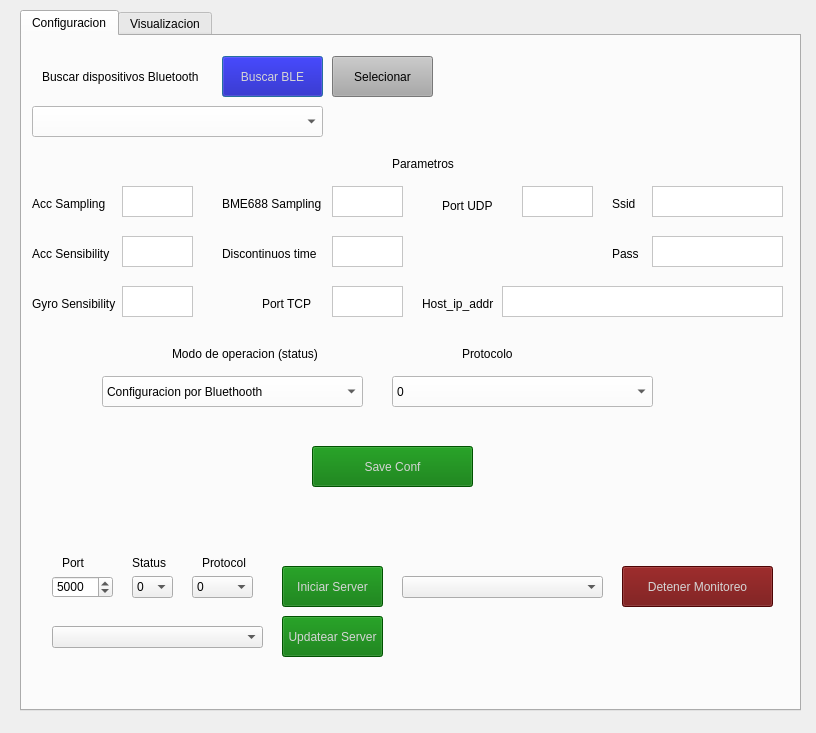
<?xml version="1.0" encoding="UTF-8"?>
<ui version="4.0">
 <class>Dialog</class>
 <widget class="QDialog" name="Dialog">
  <property name="geometry">
   <rect>
    <x>0</x>
    <y>0</y>
    <width>816</width>
    <height>733</height>
   </rect>
  </property>
  <property name="windowTitle">
   <string>Dialog</string>
  </property>
  <widget class="QTabWidget" name="tabWidget">
   <property name="geometry">
    <rect>
     <x>20</x>
     <y>10</y>
     <width>781</width>
     <height>701</height>
    </rect>
   </property>
   <property name="currentIndex">
    <number>0</number>
   </property>
   <widget class="QWidget" name="tab">
    <attribute name="title">
     <string>Configuracion</string>
    </attribute>
    <widget class="QLabel" name="label_27">
     <property name="geometry">
      <rect>
       <x>20</x>
       <y>30</y>
       <width>191</width>
       <height>21</height>
      </rect>
     </property>
     <property name="styleSheet">
      <string notr="true">color: rgb(0, 0, 0);</string>
     </property>
     <property name="text">
      <string>Buscar dispositivos Bluetooth</string>
     </property>
    </widget>
    <widget class="QPushButton" name="inicio_7">
     <property name="geometry">
      <rect>
       <x>200</x>
       <y>20</y>
       <width>101</width>
       <height>41</height>
      </rect>
     </property>
     <property name="minimumSize">
      <size>
       <width>101</width>
       <height>41</height>
      </size>
     </property>
     <property name="styleSheet">
      <string notr="true">color: rgb(213, 213, 213);
background-color: rgb(11, 0, 172);
</string>
     </property>
     <property name="text">
      <string>Buscar BLE</string>
     </property>
    </widget>
    <widget class="QComboBox" name="selec_7">
     <property name="geometry">
      <rect>
       <x>10</x>
       <y>70</y>
       <width>291</width>
       <height>31</height>
      </rect>
     </property>
     <property name="styleSheet">
      <string notr="true">background-color: rgb(255, 255, 255);</string>
     </property>
     <item>
      <property name="text">
       <string/>
      </property>
     </item>
    </widget>
    <widget class="QPushButton" name="selec2">
     <property name="geometry">
      <rect>
       <x>310</x>
       <y>20</y>
       <width>101</width>
       <height>41</height>
      </rect>
     </property>
     <property name="minimumSize">
      <size>
       <width>101</width>
       <height>41</height>
      </size>
     </property>
     <property name="maximumSize">
      <size>
       <width>16777215</width>
       <height>41</height>
      </size>
     </property>
     <property name="styleSheet">
      <string notr="true">background-color: rgb(168, 168, 168);</string>
     </property>
     <property name="text">
      <string>Selecionar</string>
     </property>
    </widget>
    <widget class="QLabel" name="label_29">
     <property name="geometry">
      <rect>
       <x>370</x>
       <y>120</y>
       <width>81</width>
       <height>16</height>
      </rect>
     </property>
     <property name="styleSheet">
      <string notr="true">color: rgb(0, 0, 0);</string>
     </property>
     <property name="text">
      <string>Parametros </string>
     </property>
    </widget>
    <widget class="QTextEdit" name="text_acc_sampling">
     <property name="geometry">
      <rect>
       <x>100</x>
       <y>150</y>
       <width>71</width>
       <height>31</height>
      </rect>
     </property>
     <property name="styleSheet">
      <string notr="true">background-color: rgb(255, 255, 255);</string>
     </property>
    </widget>
    <widget class="QLabel" name="label_30">
     <property name="geometry">
      <rect>
       <x>10</x>
       <y>160</y>
       <width>91</width>
       <height>16</height>
      </rect>
     </property>
     <property name="styleSheet">
      <string notr="true">color: rgb(0, 0, 0);</string>
     </property>
     <property name="text">
      <string>Acc Sampling</string>
     </property>
    </widget>
    <widget class="QLabel" name="label_31">
     <property name="geometry">
      <rect>
       <x>10</x>
       <y>210</y>
       <width>91</width>
       <height>16</height>
      </rect>
     </property>
     <property name="styleSheet">
      <string notr="true">color: rgb(0, 0, 0);</string>
     </property>
     <property name="text">
      <string>Acc Sensibility</string>
     </property>
    </widget>
    <widget class="QTextEdit" name="text_acc_sensibity">
     <property name="geometry">
      <rect>
       <x>100</x>
       <y>200</y>
       <width>71</width>
       <height>31</height>
      </rect>
     </property>
     <property name="styleSheet">
      <string notr="true">background-color: rgb(255, 255, 255);</string>
     </property>
    </widget>
    <widget class="QTextEdit" name="gxmax_5">
     <property name="geometry">
      <rect>
       <x>100</x>
       <y>250</y>
       <width>71</width>
       <height>31</height>
      </rect>
     </property>
     <property name="styleSheet">
      <string notr="true">background-color: rgb(255, 255, 255);</string>
     </property>
    </widget>
    <widget class="QLabel" name="label_39">
     <property name="geometry">
      <rect>
       <x>10</x>
       <y>260</y>
       <width>91</width>
       <height>16</height>
      </rect>
     </property>
     <property name="styleSheet">
      <string notr="true">color: rgb(0, 0, 0);</string>
     </property>
     <property name="text">
      <string>Gyro Sensibility</string>
     </property>
    </widget>
    <widget class="QLabel" name="label_41">
     <property name="geometry">
      <rect>
       <x>200</x>
       <y>160</y>
       <width>111</width>
       <height>16</height>
      </rect>
     </property>
     <property name="styleSheet">
      <string notr="true">color: rgb(0, 0, 0);</string>
     </property>
     <property name="text">
      <string>BME688 Sampling</string>
     </property>
    </widget>
    <widget class="QTextEdit" name="gxmax_8">
     <property name="geometry">
      <rect>
       <x>310</x>
       <y>150</y>
       <width>71</width>
       <height>31</height>
      </rect>
     </property>
     <property name="styleSheet">
      <string notr="true">background-color: rgb(255, 255, 255);</string>
     </property>
    </widget>
    <widget class="QLabel" name="label_42">
     <property name="geometry">
      <rect>
       <x>200</x>
       <y>210</y>
       <width>111</width>
       <height>16</height>
      </rect>
     </property>
     <property name="styleSheet">
      <string notr="true">color: rgb(0, 0, 0);</string>
     </property>
     <property name="text">
      <string>Discontinuos time</string>
     </property>
    </widget>
    <widget class="QTextEdit" name="gxmax_9">
     <property name="geometry">
      <rect>
       <x>310</x>
       <y>200</y>
       <width>71</width>
       <height>31</height>
      </rect>
     </property>
     <property name="styleSheet">
      <string notr="true">background-color: rgb(255, 255, 255);</string>
     </property>
    </widget>
    <widget class="QTextEdit" name="gxmax_13">
     <property name="geometry">
      <rect>
       <x>310</x>
       <y>250</y>
       <width>71</width>
       <height>31</height>
      </rect>
     </property>
     <property name="styleSheet">
      <string notr="true">background-color: rgb(255, 255, 255);</string>
     </property>
    </widget>
    <widget class="QLabel" name="label_54">
     <property name="geometry">
      <rect>
       <x>240</x>
       <y>260</y>
       <width>61</width>
       <height>16</height>
      </rect>
     </property>
     <property name="styleSheet">
      <string notr="true">color: rgb(0, 0, 0);</string>
     </property>
     <property name="text">
      <string>Port TCP</string>
     </property>
    </widget>
    <widget class="QLabel" name="label_55">
     <property name="geometry">
      <rect>
       <x>420</x>
       <y>160</y>
       <width>61</width>
       <height>20</height>
      </rect>
     </property>
     <property name="styleSheet">
      <string notr="true">color: rgb(0, 0, 0);</string>
     </property>
     <property name="text">
      <string>Port UDP</string>
     </property>
    </widget>
    <widget class="QTextEdit" name="gxmax_14">
     <property name="geometry">
      <rect>
       <x>500</x>
       <y>150</y>
       <width>71</width>
       <height>31</height>
      </rect>
     </property>
     <property name="styleSheet">
      <string notr="true">background-color: rgb(255, 255, 255);</string>
     </property>
    </widget>
    <widget class="QTextEdit" name="gxmax_22">
     <property name="geometry">
      <rect>
       <x>480</x>
       <y>250</y>
       <width>281</width>
       <height>31</height>
      </rect>
     </property>
     <property name="styleSheet">
      <string notr="true">background-color: rgb(255, 255, 255);</string>
     </property>
    </widget>
    <widget class="QLabel" name="label_70">
     <property name="geometry">
      <rect>
       <x>400</x>
       <y>260</y>
       <width>81</width>
       <height>16</height>
      </rect>
     </property>
     <property name="styleSheet">
      <string notr="true">color: rgb(0, 0, 0);</string>
     </property>
     <property name="text">
      <string>Host_ip_addr</string>
     </property>
    </widget>
    <widget class="QTextEdit" name="gxmax_31">
     <property name="geometry">
      <rect>
       <x>630</x>
       <y>150</y>
       <width>131</width>
       <height>31</height>
      </rect>
     </property>
     <property name="styleSheet">
      <string notr="true">background-color: rgb(255, 255, 255);</string>
     </property>
    </widget>
    <widget class="QLabel" name="label_86">
     <property name="geometry">
      <rect>
       <x>590</x>
       <y>160</y>
       <width>31</width>
       <height>16</height>
      </rect>
     </property>
     <property name="styleSheet">
      <string notr="true">color: rgb(0, 0, 0);</string>
     </property>
     <property name="text">
      <string>Ssid</string>
     </property>
    </widget>
    <widget class="QLabel" name="label_87">
     <property name="geometry">
      <rect>
       <x>590</x>
       <y>210</y>
       <width>31</width>
       <height>16</height>
      </rect>
     </property>
     <property name="styleSheet">
      <string notr="true">color: rgb(0, 0, 0);</string>
     </property>
     <property name="text">
      <string>Pass</string>
     </property>
    </widget>
    <widget class="QTextEdit" name="gxmax_32">
     <property name="geometry">
      <rect>
       <x>630</x>
       <y>200</y>
       <width>131</width>
       <height>31</height>
      </rect>
     </property>
     <property name="styleSheet">
      <string notr="true">background-color: rgb(255, 255, 255);</string>
     </property>
    </widget>
    <widget class="QPushButton" name="inicio">
     <property name="geometry">
      <rect>
       <x>290</x>
       <y>410</y>
       <width>161</width>
       <height>41</height>
      </rect>
     </property>
     <property name="minimumSize">
      <size>
       <width>101</width>
       <height>41</height>
      </size>
     </property>
     <property name="styleSheet">
      <string notr="true">color: rgb(213, 213, 213);
background-color: rgb(0, 115, 0);
</string>
     </property>
     <property name="text">
      <string>Save Conf</string>
     </property>
    </widget>
    <widget class="QLabel" name="label_28">
     <property name="geometry">
      <rect>
       <x>440</x>
       <y>310</y>
       <width>121</width>
       <height>16</height>
      </rect>
     </property>
     <property name="styleSheet">
      <string notr="true">color: rgb(0, 0, 0);</string>
     </property>
     <property name="text">
      <string>Protocolo</string>
     </property>
    </widget>
    <widget class="QComboBox" name="selec_8">
     <property name="geometry">
      <rect>
       <x>370</x>
       <y>340</y>
       <width>261</width>
       <height>31</height>
      </rect>
     </property>
     <property name="styleSheet">
      <string notr="true">background-color: rgb(255, 255, 255);</string>
     </property>
     <item>
      <property name="text">
       <string>0</string>
      </property>
     </item>
     <item>
      <property name="text">
       <string>1</string>
      </property>
     </item>
     <item>
      <property name="text">
       <string>2</string>
      </property>
     </item>
     <item>
      <property name="text">
       <string>3</string>
      </property>
     </item>
     <item>
      <property name="text">
       <string>4</string>
      </property>
     </item>
     <item>
      <property name="text">
       <string>5</string>
      </property>
     </item>
    </widget>
    <widget class="QPushButton" name="server_start_button">
     <property name="geometry">
      <rect>
       <x>260</x>
       <y>530</y>
       <width>101</width>
       <height>41</height>
      </rect>
     </property>
     <property name="minimumSize">
      <size>
       <width>101</width>
       <height>41</height>
      </size>
     </property>
     <property name="styleSheet">
      <string notr="true">color: rgb(213, 213, 213);
background-color: rgb(0, 115, 0);
</string>
     </property>
     <property name="text">
      <string>Iniciar Server</string>
     </property>
    </widget>
    <widget class="QPushButton" name="server_stop">
     <property name="geometry">
      <rect>
       <x>600</x>
       <y>530</y>
       <width>151</width>
       <height>41</height>
      </rect>
     </property>
     <property name="minimumSize">
      <size>
       <width>101</width>
       <height>41</height>
      </size>
     </property>
     <property name="styleSheet">
      <string notr="true">color: rgb(213, 213, 213);
background-color: rgb(108, 5, 5);
</string>
     </property>
     <property name="text">
      <string>Detener Monitoreo</string>
     </property>
    </widget>
    <widget class="QComboBox" name="selec_6">
     <property name="geometry">
      <rect>
       <x>80</x>
       <y>340</y>
       <width>261</width>
       <height>31</height>
      </rect>
     </property>
     <property name="styleSheet">
      <string notr="true">background-color: rgb(255, 255, 255);</string>
     </property>
     <item>
      <property name="text">
       <string>Configuracion por Bluethooth</string>
      </property>
     </item>
     <item>
      <property name="text">
       <string>Configuracion via TCP en BD</string>
      </property>
     </item>
     <item>
      <property name="text">
       <string>Conexion TCP continua</string>
      </property>
     </item>
     <item>
      <property name="text">
       <string>Conexion TCP discontinua</string>
      </property>
     </item>
     <item>
      <property name="text">
       <string>Conexion UDP</string>
      </property>
     </item>
     <item>
      <property name="text">
       <string>BLE continua</string>
      </property>
     </item>
     <item>
      <property name="text">
       <string>BLE discontinua</string>
      </property>
     </item>
    </widget>
    <widget class="QLabel" name="label_26">
     <property name="geometry">
      <rect>
       <x>150</x>
       <y>310</y>
       <width>171</width>
       <height>16</height>
      </rect>
     </property>
     <property name="styleSheet">
      <string notr="true">color: rgb(0, 0, 0);</string>
     </property>
     <property name="text">
      <string>Modo de operacion (status)</string>
     </property>
    </widget>
    <widget class="QComboBox" name="servers_active_stop">
     <property name="geometry">
      <rect>
       <x>380</x>
       <y>540</y>
       <width>201</width>
       <height>22</height>
      </rect>
     </property>
    </widget>
    <widget class="QLabel" name="label_2">
     <property name="geometry">
      <rect>
       <x>40</x>
       <y>520</y>
       <width>47</width>
       <height>13</height>
      </rect>
     </property>
     <property name="text">
      <string>Port</string>
     </property>
    </widget>
    <widget class="QLabel" name="label_3">
     <property name="geometry">
      <rect>
       <x>180</x>
       <y>520</y>
       <width>47</width>
       <height>13</height>
      </rect>
     </property>
     <property name="text">
      <string>Protocol</string>
     </property>
    </widget>
    <widget class="QSpinBox" name="server_port">
     <property name="geometry">
      <rect>
       <x>30</x>
       <y>540</y>
       <width>61</width>
       <height>22</height>
      </rect>
     </property>
     <property name="maximum">
      <number>100000</number>
     </property>
     <property name="value">
      <number>5000</number>
     </property>
    </widget>
    <widget class="QComboBox" name="server_status">
     <property name="geometry">
      <rect>
       <x>110</x>
       <y>540</y>
       <width>41</width>
       <height>22</height>
      </rect>
     </property>
     <item>
      <property name="text">
       <string>0</string>
      </property>
     </item>
     <item>
      <property name="text">
       <string>20</string>
      </property>
     </item>
     <item>
      <property name="text">
       <string>21</string>
      </property>
     </item>
     <item>
      <property name="text">
       <string>22</string>
      </property>
     </item>
     <item>
      <property name="text">
       <string>23</string>
      </property>
     </item>
     <item>
      <property name="text">
       <string>30</string>
      </property>
     </item>
     <item>
      <property name="text">
       <string>31</string>
      </property>
     </item>
    </widget>
    <widget class="QComboBox" name="servers_active_update">
     <property name="geometry">
      <rect>
       <x>30</x>
       <y>590</y>
       <width>211</width>
       <height>22</height>
      </rect>
     </property>
    </widget>
    <widget class="QPushButton" name="server_update_button">
     <property name="geometry">
      <rect>
       <x>260</x>
       <y>580</y>
       <width>101</width>
       <height>41</height>
      </rect>
     </property>
     <property name="minimumSize">
      <size>
       <width>101</width>
       <height>41</height>
      </size>
     </property>
     <property name="styleSheet">
      <string notr="true">color: rgb(213, 213, 213);
background-color: rgb(0, 115, 0);
</string>
     </property>
     <property name="text">
      <string>Updatear Server</string>
     </property>
    </widget>
    <widget class="QComboBox" name="server_protocol">
     <property name="geometry">
      <rect>
       <x>170</x>
       <y>540</y>
       <width>61</width>
       <height>22</height>
      </rect>
     </property>
     <item>
      <property name="text">
       <string>0</string>
      </property>
     </item>
     <item>
      <property name="text">
       <string>1</string>
      </property>
     </item>
     <item>
      <property name="text">
       <string>2</string>
      </property>
     </item>
     <item>
      <property name="text">
       <string>3</string>
      </property>
     </item>
     <item>
      <property name="text">
       <string>4</string>
      </property>
     </item>
     <item>
      <property name="text">
       <string>5</string>
      </property>
     </item>
    </widget>
    <widget class="QLabel" name="label_7">
     <property name="geometry">
      <rect>
       <x>110</x>
       <y>520</y>
       <width>47</width>
       <height>13</height>
      </rect>
     </property>
     <property name="text">
      <string>Status</string>
     </property>
    </widget>
   </widget>
   <widget class="QWidget" name="tab_2">
    <attribute name="title">
     <string>Visualizacion</string>
    </attribute>
    <widget class="GraphicsLayoutWidget" name="plot1">
     <property name="geometry">
      <rect>
       <x>-10</x>
       <y>30</y>
       <width>501</width>
       <height>461</height>
      </rect>
     </property>
     <property name="styleSheet">
      <string notr="true">background-color: rgb(0, 0, 0);</string>
     </property>
    </widget>
    <widget class="QPushButton" name="inicio_5">
     <property name="geometry">
      <rect>
       <x>570</x>
       <y>90</y>
       <width>101</width>
       <height>41</height>
      </rect>
     </property>
     <property name="minimumSize">
      <size>
       <width>101</width>
       <height>41</height>
      </size>
     </property>
     <property name="styleSheet">
      <string notr="true">color: rgb(213, 213, 213);
background-color: rgb(0, 115, 0);
</string>
     </property>
     <property name="text">
      <string>Graficar</string>
     </property>
    </widget>
    <widget class="QLabel" name="label_23">
     <property name="geometry">
      <rect>
       <x>500</x>
       <y>60</y>
       <width>71</width>
       <height>20</height>
      </rect>
     </property>
     <property name="styleSheet">
      <string notr="true">color: rgb(0, 0, 0);</string>
     </property>
     <property name="text">
      <string>Variable</string>
     </property>
    </widget>
    <widget class="QComboBox" name="selec">
     <property name="geometry">
      <rect>
       <x>560</x>
       <y>60</y>
       <width>131</width>
       <height>21</height>
      </rect>
     </property>
     <property name="styleSheet">
      <string notr="true">background-color: rgb(255, 255, 255);</string>
     </property>
     <item>
      <property name="text">
       <string>Temperatura</string>
      </property>
     </item>
     <item>
      <property name="text">
       <string>Humedad</string>
      </property>
     </item>
     <item>
      <property name="text">
       <string>Co</string>
      </property>
     </item>
     <item>
      <property name="text">
       <string>Presion</string>
      </property>
     </item>
     <item>
      <property name="text">
       <string>RMS</string>
      </property>
     </item>
     <item>
      <property name="text">
       <string>Bateria</string>
      </property>
     </item>
     <item>
      <property name="text">
       <string>Frecuencia X</string>
      </property>
     </item>
     <item>
      <property name="text">
       <string>Frecuencia Y</string>
      </property>
     </item>
     <item>
      <property name="text">
       <string>Frecuencia Z</string>
      </property>
     </item>
     <item>
      <property name="text">
       <string>Amplitud X</string>
      </property>
     </item>
     <item>
      <property name="text">
       <string>Amplitud Y</string>
      </property>
     </item>
     <item>
      <property name="text">
       <string>Amplitud Z</string>
      </property>
     </item>
    </widget>
   </widget>
  </widget>
 </widget>
 <customwidgets>
  <customwidget>
   <class>GraphicsLayoutWidget</class>
   <extends>QGraphicsView</extends>
   <header location="global">pyqtgraph</header>
  </customwidget>
 </customwidgets>
 <resources/>
 <connections/>
</ui>
